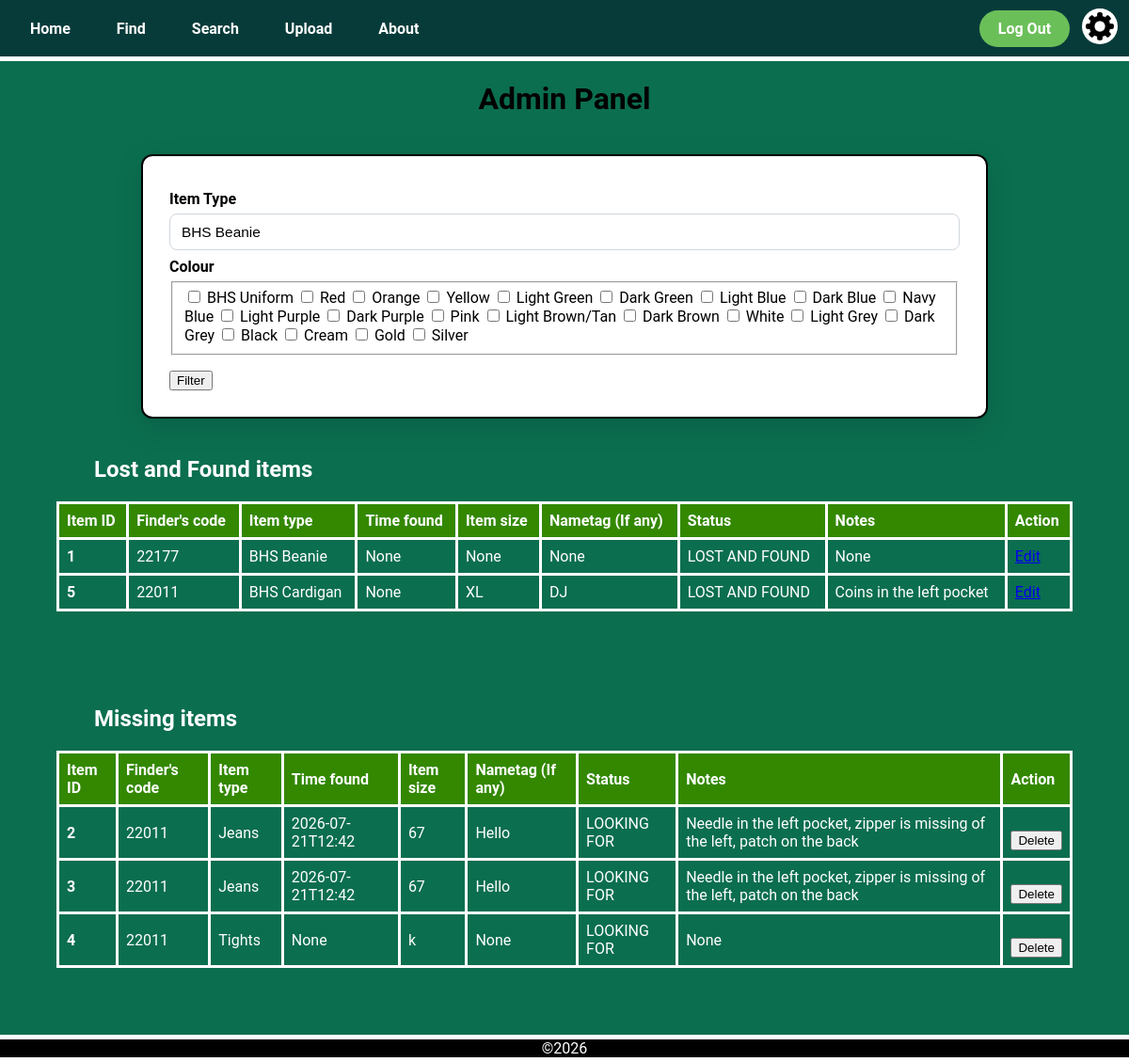
Page /admin (signed in) on the earlier database version.
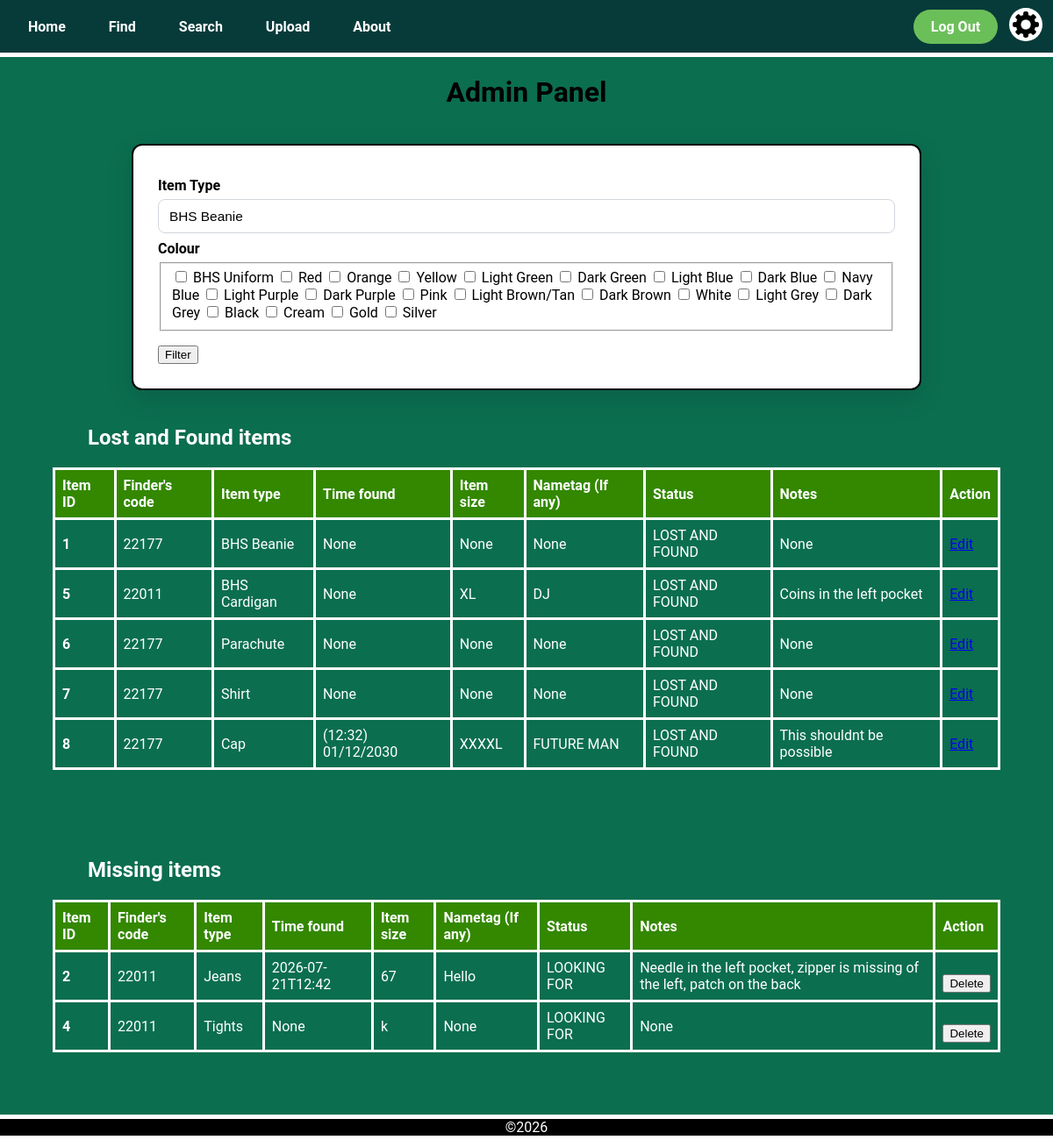
Same page on the later database version.
### app.py (models this page shows)
class LostItem(db.Model):
    __tablename__ = 'lost_item'
    item_id = db.Column(db.Integer, primary_key=True)
    finder_id = db.Column(db.Integer, db.ForeignKey('user.user_id'))
    item_type = db.Column(db.String(50))
    time_found = db.Column(db.String(50))
    size = db.Column(db.String(50))
    nametag = db.Column(db.String(50))
    status = db.Column(db.String(50))
    notes = db.Column(db.String(50))
    colours = db.relationship('Colour', secondary='lostitem_colour', backref='lost_items')

### app.py (the view)
@app.route('/admin', methods=['POST', 'GET'])
@login_required
def admin():
    if session['clearance'] > 1:   # Clearance check
        return render_template('error.html',
                               title='Access Forbidon',
                               error_title='Forbiddon',
                               error_message='You do not have permission to access this page')
    lost_and_found_items = LostItem.query.filter_by(status='LOST AND FOUND').all()
    missing_items = LostItem.query.filter_by(status='LOOKING FOR').all()
    for item in lost_and_found_items:
        print(item.time_found)
    return render_template('admin.html', title='Admin',
                           lost_and_found_items=lost_and_found_items,
                           missing_items=missing_items)

### app.py (called while the page is built)
@login_manager.user_loader
def load_user(user_id):
    return User.query.get(int(user_id))

@app.context_processor
def inject_variables():
    return dict(show_footer=True,
                logged_in = current_user.is_authenticated)

### templates/admin.html (shortened to what this page needs)
{% extends "layout.html" %}
{% block content %}
<h1 class="title">
    Admin Panel
</h1>
<form method="post" action="/admin">
    <div class="upload_form">
        <h2 class="upload_form_subtitle">Item Type</h2>
        <select name="item_type" class="upload_type_dropdown">
            <option value="BHS Beanie">BHS Beanie</option>
        </select>
        <h2 class="upload_form_subtitle">Colour</h2>
        <fieldset>
            <label>
                <input type="checkbox" name="colours[]" value="BHS Uniform"> BHS Uniform
            </label>
            <label>
                <input type="checkbox" name="colours[]" value="Red"> Red
            </label>
            <label>
                <input type="checkbox" name="colours[]" value="Orange"> Orange
            </label>
            <label>
                <input type="checkbox" name="colours[]" value="Yellow"> Yellow
            </label>
            <label>
                <input type="checkbox" name="colours[]" value="Light Green"> Light Green
            </label>
            <label>
                <input type="checkbox" name="colours[]" value="Dark Green"> Dark Green
            </label>
            <label>
                <input type="checkbox" name="colours[]" value="Light Blue"> Light Blue
            </label>
            <label>
                <input type="checkbox" name="colours[]" value="Dark Blue"> Dark Blue
            </label>
            <label>
                <input type="checkbox" name="colours[]" value="Navy Blue"> Navy Blue
            </label>
            <label>
                <input type="checkbox" name="colours[]" value="Light Purple"> Light Purple
            </label>
            <label>
                <input type="checkbox" name="colours[]" value="Dark Purple"> Dark Purple
            </label>
            <label>
                <input type="checkbox" name="colours[]" value="Pink"> Pink
            </label>
            <label>
                <input type="checkbox" name="colours[]" value="Light Brown/Tan"> Light Brown/Tan
            </label>
            <label>
                <input type="checkbox" name="colours[]" value="Dark Brown"> Dark Brown
            </label>
            <label>
                <input type="checkbox" name="colours[]" value="White"> White
            </label>
            <label>
                <input type="checkbox" name="colours[]" value="Light Grey"> Light Grey
            </label>
            <label>
                <input type="checkbox" name="colours[]" value="Dark Grey"> Dark Grey
            </label>
            <label>
                <input type="checkbox" name="colours[]" value="Black"> Black
            </label>
            <label>
                <input type="checkbox" name="colours[]" value="Cream"> Cream
            </label>
            <label>
                <input type="checkbox" name="colours[]" value="Gold"> Gold
            </label>
            <label>
                <input type="checkbox" name="colours[]" value="Silver"> Silver
            </label>
        </fieldset>
        <input class='upload_submit_button' type="submit" value="Filter">
    </div>
</form>
<table class="item_info_table">
  <h2 class="sub_heading">Lost and Found items</h2>
    <tr>
      <th class="item_info_header">Item ID</th>
      <th class="item_info_header">Finder's code</th>
      <th class="item_info_header">Item type</th>
      <th class="item_info_header">Time found</th>
      <th class="item_info_header">Item size</th>
      <th class="item_info_header">Nametag (If any)</th>
      <th class="item_info_header">Status</th>
      <th class="item_info_header">Notes</th>
      <th class="item_info_header">Action</th>
    </tr>
    {% for item in lost_and_found_items %}
    <tr class="item_info_row">
      <th>{{item.item_id}}</th>
      <td>{{item.finder_id}}</td>
      <td>{{item.item_type}}</td>
      <td>
        {% if item.time_found is not none %}
          ({{ item.time_found[11:16] }}) {{ item.time_found[8:10] }}/{{ item.time_found[5:7] }}/{{ item.time_found[0:4] }}
        {% else %}
          {{item.time_found}}
        {% endif %}
      </td>
      <td>{{item.size}}</td>
      <td>{{item.nametag}}</td>
      <td>{{item.status}}</td>
      <td>{{item.notes}}</td>
      <td class="edit_item_button"><a href="/item/{{item.item_id}}">Edit</a></td>
    </tr>
    {% endfor %}
</table>
<table class="item_info_table">
    <h2 class="sub_heading">Missing items</h2>
    <tr>
      <th class="item_info_header">Item ID</th>
      <th class="item_info_header">Finder's code</th>
      <th class="item_info_header">Item type</th>
      <th class="item_info_header">Time found</th>
      <th class="item_info_header">Item size</th>
      <th class="item_info_header">Nametag (If any)</th>
      <th class="item_info_header">Status</th>
      <th class="item_info_header">Notes</th>
      <th class="item_info_header">Action</th>
    </tr>
    {% for item in missing_items %}
    <tr class="item_info_row">
      <th>{{item.item_id}}</th>
      <td>{{item.finder_id}}</td>
      <td>{{item.item_type}}</td>
      <td>{{item.time_found}}</td>
      <td>{{item.size}}</td>
      <td>{{item.nametag}}</td>
      <td>{{item.status}}</td>
      <td>{{item.notes}}</td>
      <td class="edit_item_button">
        <form method="post" action="/item/{{item.item_id}}/delete" class="delete_button_form">
          <button type="submit" class="upload_submit_button">Delete</button>
        </form>
      </td>
    </tr>
    {% endfor %}
</table>
{% endblock %}

### templates/layout.html (shortened to what this page needs)
<!DOCTYPE html>
<html lang="en">
<head>
    <link rel="stylesheet" href="../static/css/style.css">
</head>
<body>
    <nav>{% include "navigation.html"%}</nav>
    <main>{% block content %} {% endblock %}</main>
    {% if show_footer %}
    <footer>
        ©2026
    </footer>
    {% endif %}
</body>
</html>

### templates/navigation.html
<div class="navigation_bar">
    <div class="navigation_links">
        <a href="/home">Home</a>
        <a href="/find">Find</a>
        <a href="/search">Search</a>
        <a href="/upload">Upload</a>
        <a href="/about">About</a>
    </div>
    {% if logged_in %}
    <div class="navigation_buttons">
        <div class="signlog">
            <a href="logout">Log Out</a>
        </div>
        <a class="settings_button" href="settings">
            <img src="/static/images/settings_button.png" alt="Settings">
        </a>
    </div>
    {% else %}
    <div class="signlog">
        <a href="/login">Login</a>
        <a href="/signup">Signup</a>
    </div>
    {% endif %}
</div>

### static/css/style.css (style rules this page uses)
body { background-color: var(--dark-emerald); font-family: "Roboto", sans-serif; margin: 0; padding: 0; color: black; }
.title { text-align: center; }
:root { --dark-teal: #073b3aff; --dark-emerald: #0b6e4fff; --medium-jungle: #08a045ff; --moss-green: #6bbf59ff; --soft-fawn: #ddb771ff; --transition-time: 0.4s; }
.navigation_bar { background-color: var(--dark-teal); display: flex; justify-content: space-between; align-items: center; padding: 0 12px; margin-left: 0; border-bottom: 5px solid white; height: 60px; }
.navigation_links a { margin-right: 5px; padding: 20px 20px; border-radius: 2px; color: #FFFFFF; font-weight: bold; text-decoration: none; height: 100%; transition: var(--transition-time); }
.signlog a { margin-right: 0px; margin-left: 9px; background-color: var(--moss-green); color:#FFFFFF; padding: 10px 20px; border-radius: 50px; font-weight: bold; text-decoration: none; transition: var(--transition-time); }
.signlog, .settings_button { display: inline-block; vertical-align: middle; }
.settings_button img { width: 30px; height: 30px; margin: 0; padding: 4px; background-color: white; border-radius: 100%; cursor: pointer; margin-left: 9px; }
.sub_heading { text-align: left; color: white; margin-left: 100px; }
.item_info_table { border-collapse: collapse; width: 90%; margin: 0 auto 100px auto; text-align: left; color: #FFFFFF; border: 3px solid white; }
.item_info_table th { border: 3px solid white; text-align: left; padding: 8px; }
.item_info_table td { border: 3px solid white; text-align: left; padding: 8px; }
.item_info_header { background-color: #338800; }
.upload_form { background-color: #ffffff; max-width: 900px; margin: 2.5rem auto; padding: 1.75rem; border-radius: 12px; box-shadow: 0 10px 30px rgba(2,6,23,0.12); border: 2px solid black; color: black; box-sizing: border-box; }
.upload_form h2.upload_form_subtitle { margin: 0.5rem 0 0.35rem 0; font-size: 1rem; color: black; font-weight: 700; }
.upload_type_dropdown, .upload_datetime, .upload_text_box, .upload_form input[type="text"] { width: 100%; padding: 10px 12px; border-radius: 8px; border: 1px solid #d0d6dc; background-color: #ffffff; box-sizing: border-box; font-size: 0.96rem; }
.upload_type_dropdown { appearance: none; }
.upload_submit_button { display: flex; justify-content: center; margin-top: 1rem; }
footer { background-color: #000000; border-top: 5px solid white; border-bottom: 5px solid white; text-align: center; color: white; width: 100%; position: fixed; bottom: 0; }

Differences in the rows shown:
removed LostItem: item_id "3", finder_id "22011", item_type "Jeans", time_found "2026-07-21T12:42", size "67", nametag "Hello", status "LOOKING FOR", notes "Needle in the left pocket, zipper is missing of the left, patch on the back", shown under "Missing items"
added LostItem: item_id "6", finder_id "22177", item_type "Parachute", time_found "None", size "None", nametag "None", status "LOST AND FOUND", notes "None", shown under "Lost and Found items"
added LostItem: item_id "7", finder_id "22177", item_type "Shirt", time_found "None", size "None", nametag "None", status "LOST AND FOUND", notes "None", shown under "Lost and Found items"
added LostItem: item_id "8", finder_id "22177", item_type "Cap", time_found "12:32", time_found "01", time_found "12", time_found "2030", size "XXXXL", nametag "FUTURE MAN", status "LOST AND FOUND", notes "This shouldnt be possible", shown under "Lost and Found items"
